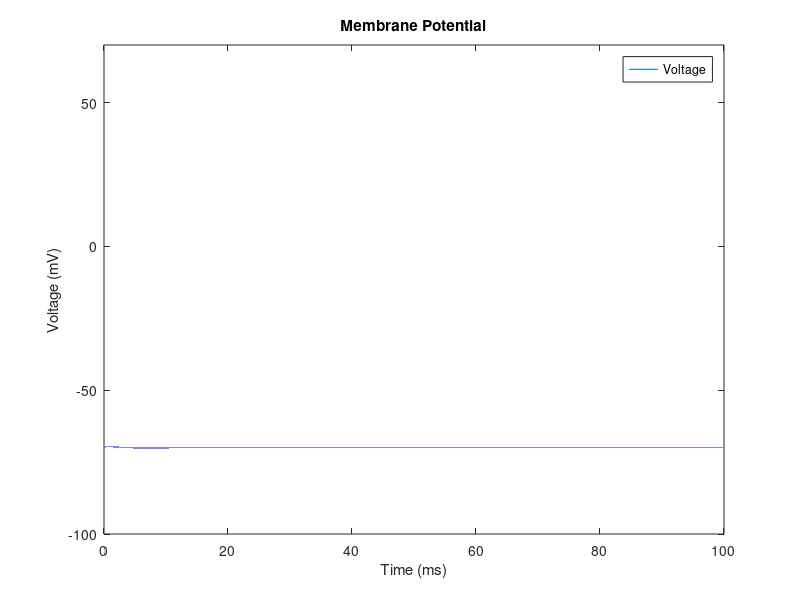
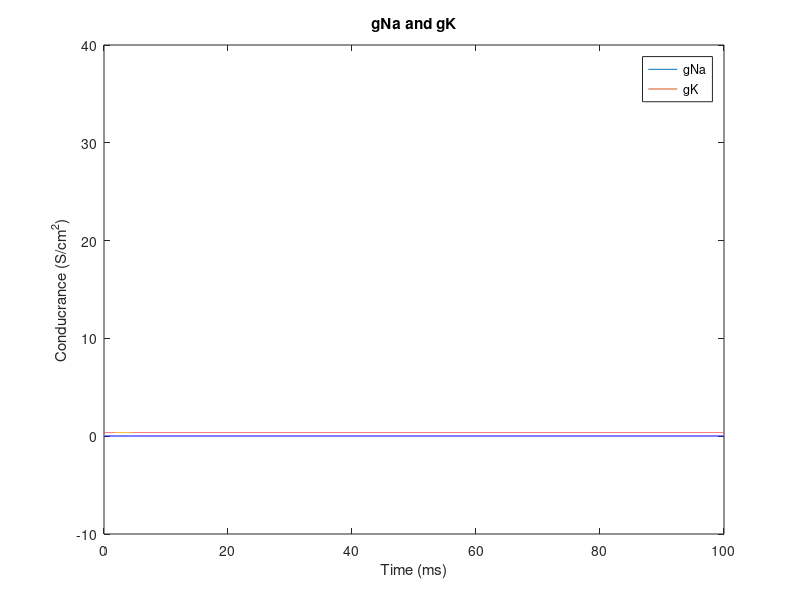

Reproduce these figures in MATLAB, in order.
%%%Define Time

steps = 0.001 ; %100,001 steps
time = 0:steps:100; %Total Simulation time: 100ms

%%%Constants

g_K_max = 36; %mS/cm^2
g_Na_max = 120; %mS/cm^2
g_L_max = 0.3; %mS/cm^2

E_K = -12; %mV
E_Na = 115; %mV
E_L = 10.6; %mV

V_rest = 0; %mV
C_m = 1; %uf/cm^2

%%%Initial Condition

%Calculate initial conditions based on V_rest
a_m = 0.1*((25-V_rest)/(exp((25-V_rest)/10) - 1));
B_m = 4*exp(-V_rest/18);
a_n = .01 * ((10-V_rest)/(exp((10-V_rest)/10)-1));
B_n = .125*exp(-V_rest/80);
a_h = .07*exp(-V_rest/20);
B_h = 1/(exp((30-V_rest)/10) + 1);

m_0 = a_m/(a_m+B_m);
n_0 = a_n/(a_n+B_n);
h_0 = a_h/(a_h+B_h);

%Create membrane potential vector and initialize first element to 0
V_m = zeros(size(time));
V_m(1) = 0;

%Calculate required values for the first iteration
m = m_0;
n = n_0;
h = h_0;

I_Na = m^3*g_Na_max*h*(V_m(1)-E_Na); 
I_K = n^4*g_K_max*(V_m(1)-E_K);
I_L = g_L_max*(V_m(1)-E_L);
I_ion = -I_Na - I_K - I_L;
    
g_Na_vec = zeros(size(time));
g_K_vec = zeros(size(time));
g_L_vec = zeros(size(time));

g_Na = m^3*h*g_Na_max;
g_K = n^4*g_K_max;
g_L = g_L_max;

g_Na_vec(1) = g_Na;
g_K_vec(1) = g_K;
g_L_vec(1) = g_L;

%Create step pulse

%concantenate the 5uA/cm current for 0.5 ms
I_step = horzcat(ones(1, 501), zeros(1, 99501)) ;

%%%Iterate + Eulers

%Start at second iteration since first iteration is already calculated
%based on initial conditions
for i = 2:length(time)

    %Eulers on membrane potential
    V_m(i) = V_m(i-1) + (steps*(I_ion / C_m));
    
    %Calculate Current
    I_Na = m^3*g_Na_max*h*(V_m(i)-E_Na); 
    I_K = n^4*g_K_max*(V_m(i)-E_K);
    I_L = g_L_max*(V_m(i)-E_L);
    
    %I_ion = I_Na - I_K - I_L; %Resting State
    I_ion = I_step(i) - I_Na - I_K - I_L; %step pulse
    %I_ion = 5-I_Na - I_K - I_L; %Constant current DC
  
    a_m = 0.1*((25-V_m(i))/(exp((25-V_m(i))/10) - 1));
    B_m = 4*exp(-V_m(i)/18);
    a_n = .01 * ((10-V_m(i))/(exp((10-V_m(i))/10)-1));
    B_n = .125*exp(-V_m(i)/80);
    a_h = .07*exp(-V_m(i)/20);
    B_h = 1/(exp((30-V_m(i))/10) + 1);
    
    %Eulers on m,n,h variables
    m = m + (steps*(a_m*(1-m)-B_m*m));
    n = n + (steps*(a_n*(1-n)-B_n*n));
    h = h + (steps*(a_h*(1-h)-B_h*h));
    
    %Update conductances
    g_Na = m^3*h*g_Na_max;
    g_K = n^4*g_K_max;
    g_L = g_L_max;
    
    g_Na_vec(i) = g_Na;
    g_K_vec(i) = g_K;
    g_L_vec(i) = g_L;
end

%%%Plot

%Compensate for -70 mV since V_rest initialized as 0
V_m = V_m - 70;

figure
plot(time,V_m)
title('Membrane Potential');
legend('Voltage');
xlabel('Time (ms)') % x-axis label
ylabel('Voltage (mV)') % y-axis label
    
ylim([-100, 70]);

figure
plot(time, g_Na_vec, time, g_K_vec) 
axis([0, 100, -10, 40]);
title('gNa and gK');
legend('gNa','gK');
xlabel('Time (ms)') % x-axis label
ylabel('Conducrance (S/cm^2)') % y-axis label

